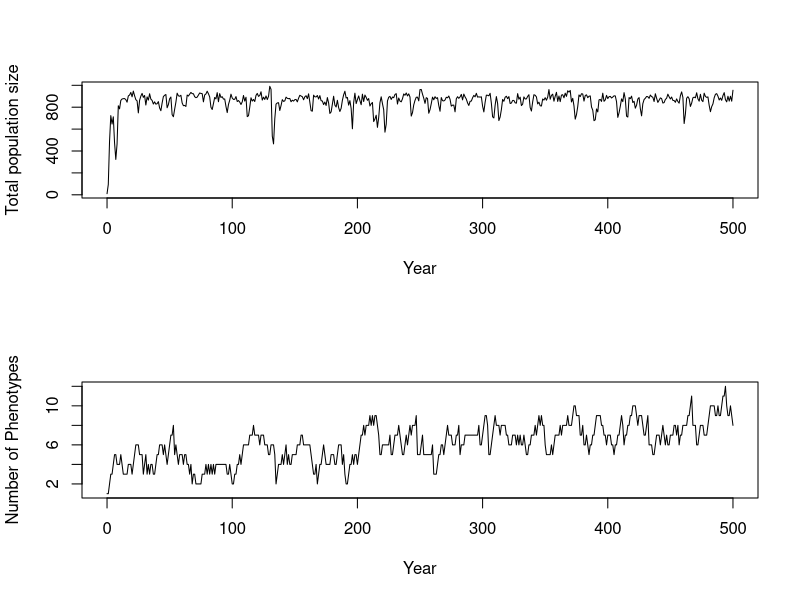
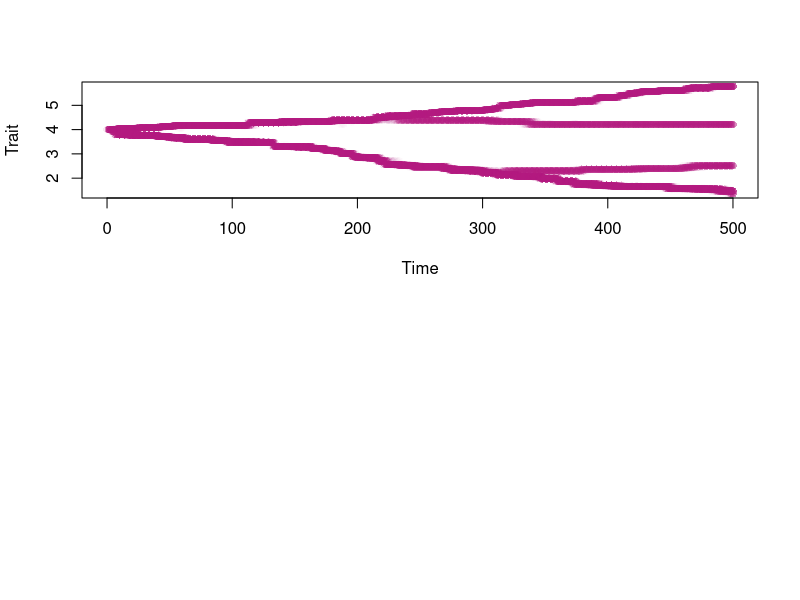

Recreate these plots in R, in order.

# Biggest difference in this version is that there is only one trait and adults and juvenile share a resource

popSize <- 15                                                                   # As defined below of each morph!
iniP   <- 4
nmorphs <- 1

pop <- matrix(data = NA, ncol = 3, nrow = nmorphs)                             # Each column in this matrix is one phenotype combination.

pop[,1] <- popSize
pop[,2] <- iniP

colnames(pop) <- c("Number of indivduals", "Trait", "Proxy")



# Full function ----------------------------------------------------------------

resourceCompetition <- function(popSize, resProp, resFreq, resGen=matrix(c(0.15,0.15),ncol=1, nrow=2), 
                                fmax = 10, kA = 2, kJ = 0.2, mutProb=0.001, mutVar=0.1, time.steps=200, iniP=4, nmorphs = 1){
  
  pop <- matrix(data = NA, ncol = 3, nrow = nmorphs)                             # Each column in this matrix is one phenotype combination.
  
  pop[,1] <- popSize
  pop[,2] <- iniP

  
  colnames(pop) <- c("Number of indivduals", "Trait", "Proxy")
  
  stats         <- matrix(data = c(0, sum(pop[,1]), nrow(pop), mean(pop[,2]), var(pop[,2])) 
                                  , nrow = 1, ncol = 5)                                                             #Where we will eventually save our stats and phenotypes
  phenotypes <- matrix(data = c(0, popSize, iniP), nrow = 1, ncol = 3)
  colnames(phenotypes) <- c("Year", "Number of indivduals", "Trait")                                        
  
  
  for (t in 1:time.steps){
    
    # Deterministic fecundity proxy alpha ------------------------------------
    
    adults    <- pop                                                            
    alphaA    <- NULL                                                           # Will create a matrix with all alpha values
    alphaSumA <- NULL
    
    for(r in 1:length(resProp)){                                                  # Loops through each resource to compute 
      
      rp <- resProp[r]                                                            # Resource property 
      
      alpha     <- exp(-(adults[, 2]-rp)^2/ (2*resGen[1,1])^2 )                 # Compute  alphas for all adults, if different generalities for stages want to be added modify resGen
      alphaA    <- cbind(alphaA, alpha)                                         # Store alphas for all resources for all morphs
      alphaSumA <- c(alphaSumA, sum(alpha*adults[,1]))                          # Store the sum of all alphas for each resource
      
    }
    
    for(i in 1:nrow(adults)){
      
      fec <- 0
      for(r in 1:length(resProp)){                                              # Goes through each resource and calculates source specific  
                                                                                # fecundity and then adds them together to create the total fec..
        R  <- resFreq[r]
        fec <- fec + R * (alphaA[i,r]/alphaSumA[r])                             # Total fecundity is the sum of fecundities gained 
                                                                                # from all the different resources. Which is derived
      }                                                                         # both the ability to consume a resource, alphaA, and the 
      adults[i,3] <- fmax * (fec/(kA+fec))                                      # the total ability of all individuals to consume 
                                                                                # resource, alphaSumA. R = resource available
    }
    
    # Spawning of offspring -------------------------------------------------
    
    juveniles <- adults                                                         # Create a matrix were we will add juveniles into
    
    for(i in 1:nrow(juveniles)) {
      
      juv             <- rpois(n = 1, lambda = adults[i,1] * adults[i,3])       # This calculates the number of juveniles based on a possion distribution. 
      juveniles[i, 1] <- juv                                                    # States number of juveniles in 1 column
      
    }
    
    # Mutation of offspring -------------------------------------------------
    
    probs <- juveniles[,1]/sum(juveniles[, 1])  # Generates probability of morph being mutated based upon number of individuals.
    N.mut <- as.numeric(rbinom(n = 1, size = sum(juveniles[, 1]), prob = mutProb))
    
    
    if(N.mut > 0){
      random.choice <- c()
      mutation.pos <- c()
      
      for (m in 1:length(N.mut)){
        random.choice <- rmultinom(n = 1 , size = 1, prob = probs)              # Randomly chooses which morphs to mutate based on probs
        mutation.pos[m] <- as.numeric(which(random.choice == 1))
      }
      
      for (i in  1:length(mutation.pos)){
        
        mutChange <- rnorm(n=1, mean=0, sd=mutVar)
        juveniles[mutation.pos[i], 1] <- juveniles[mutation.pos[i], 1] - 1       # Removes the mutated individual from the morph
        
        new.morph <- matrix(data = c(1, juveniles[mutation.pos[i], 2] + mutChange, 0),  #Changes trait to a new trait and adds it to the juveniles
                            ncol = ncol(juveniles), nrow = 1)
        juveniles <- rbind(juveniles, new.morph)
        
      }
    }
    
    
    
    # Kill off offspring -----------------------------------------------------
    
    alphaSumJ <- NULL
    alphaJ    <- NULL
    
    for(r in 1:length(resProp)){                                                  # Survival of juveniles also depends on resource availability.
      
      rp <- resProp[r] 
      
      alpha     <- exp(-(juveniles[,2]-rp)^2/ (2*resGen[2,1])^2 )
      alphaJ    <- cbind(alphaJ, alpha)
      alphaSumJ <- c(alphaSumJ, sum(alpha) )
      
    }
    
    for(i in 1:nrow(juveniles)){
      
      sur <- 0
      for(r in 1:length(resProp)){                                                # Goes through each resource and calculates source specific  
                                                                                # survival and then adds them together to create the total sur
        R  <- resFreq[r]
        sur <- sur + R * (alphaJ[i,r]/alphaSumJ[r])                             
        
      }                                                                         
      
      det.sur <- sur/(kJ+sur)                                                   # this is to create a saturating function, survival can never be over 1 higher kJ means flatter curve
      juveniles[i,1] <- rbinom(n = 1 , size = juveniles[i,1], prob = det.sur)   # sees how many survive given their det. survival.
    }
  
    
    
    pop <- juveniles[juveniles[, 1] != 0, , drop = FALSE]                        # all adults die after reproducing, so the new generation is only juveniles, and all rows with zero individuals are removed.
    
    # extract stats and phenotype ---------------------------------------------
    
    if(nrow(pop) == 0){                                                          # Checks whether population has reached zero, then it breaks the for loop.                                   
      print("Population extinction")
      break
    }
    
    stats <- rbind(stats, c(t, sum(pop[,1]), nrow(pop), mean(pop[,2]), var(pop[,2]))) 
    
    pStats <- cbind(rep(t, nrow(pop)), pop[,1], pop[,2])
    phenotypes <- rbind(phenotypes, pStats)
    
    
  }
  
  #return output  ------------------------------------------------------------
  colnames(stats) <- c("year", "population size", "Number of morphs", "mean trait", "var trait")
  rownames(phenotypes) <- NULL
  print("Juveniles")
  print(juveniles)
  print("adults")
  print(adults)
  print("alphaJ")
  print(alphaJ)
  print("alphasumJ")
  print(alphaSumJ)
  print("alpha A")
  print(alphaA)
  print("alphasumA")
  print(alphaSumA)
  
  
  return(list(stats=stats, phenotypes=phenotypes))                                 #returns both the stats and the phenotype
  
  
}




resource.frequency <- c(100, 20, 20, 10, 50)           # res. freq. 
resource.property <- c(1, 3, 4, 5, 10)             # res. property 



output <- resourceCompetition(resProp=resource.property, resFreq=resource.frequency, popSize = 10, mutProb=0.001, mutVar=0.05, time.steps = 500)

stats <- output$stats
phenotypes <- output$phenotypes



# Plotting  -------------------------------------------------------------------

par(mfrow=c(2,1))


plot(x = stats[, 1], y = stats[, 2], xlab = "Year", ylab = "Total population size", type = "l")

plot(x = stats[, 1], y = stats[, 3], xlab = "Year", ylab = "Number of Phenotypes", type = "l")

par(mfrow=c(2,1))

pColors <- rgb(0.7, 0.1, 0.5, alpha = (phenotypes[,2]/(100+phenotypes[,2])))
plot(x = phenotypes[, 1], y = phenotypes[,3], col = pColors, ylab = "Trait", xlab = "Time", pch = 16)


